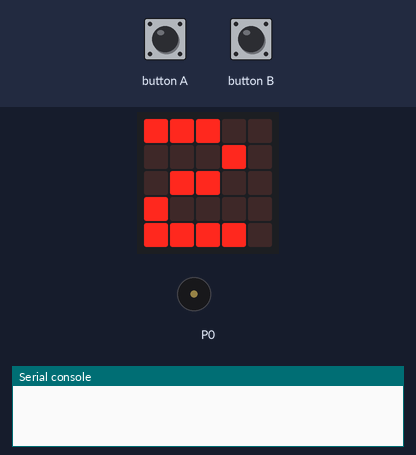
This program was run on a simulated BBC micro:bit (MakeCode). Shown: the board's 5×5 LED display, buzzer (waves = sounding), the last lines printed to the serial console. The inputs (shaded band) are chosen by the test bench. No radio messages arrive unless stated (any console line starting 'radio sent:' is added by the test bench); the 48×5 strip is a reading aid, not a part: it shows the text the display is scrolling, unrolled, one strip-width of it at a time.

Above: at 5.0 s.
5.1 s: button B pressed for 0.15 s
At 5.6 s:
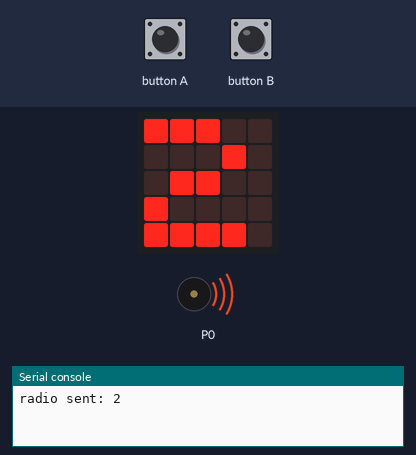
5.8 s: button B pressed for 0.15 s
At 14.7 s:
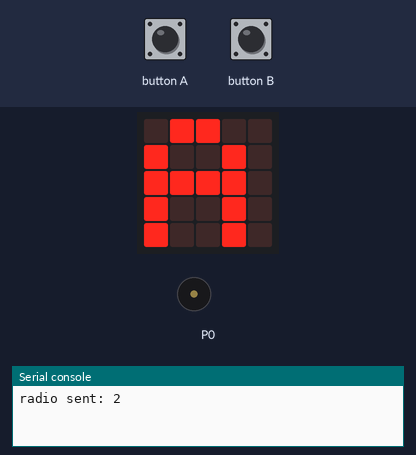
At 16.6 s:
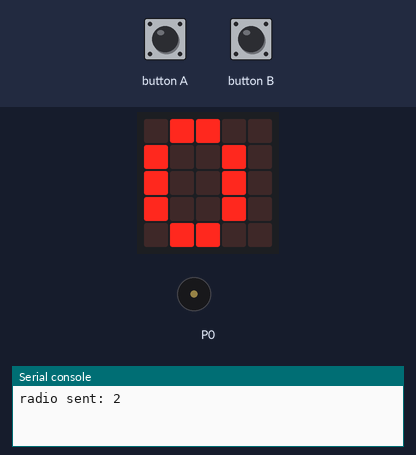
Timing chart, 0 to 18.1 s (numbered marks = the images above; inputs shaded):
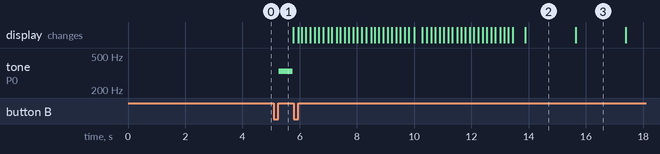

The program:

main.ts
```typescript
function votedate (rawvote: number) {
    a = 0
    a = rawvote - 10
    return a
}

function checkvoted (a:number){
    let b = 0
    /*for(let i= 0; i<votemenber.length;i++){
        if(votemenber[i]==a){
            b++
        }
    }
    if(b==0){
        votemenber.push(a)
        votelist[rastvote]++
    } */
    votelist[rastvote]++
}
input.onButtonPressed(Button.B, function () {
    if (cmode) {
        mode += 1
    }
    cmode = false
})
radio.onReceivedNumber(function (name) {
    if (mode == 1) {
        checkvoted(radio.receivedPacket(RadioPacketProperty.SerialNumber))
        rastvote = name-10
    }
})
let i = 0
let mode = 0
let cmode = false
let a = 0
let rastvote = 0
radio.setGroup(25)
a = 2
cmode = true
let votelist = [0,0,0,0,0]
let votenom = ["A","B","C","D","E"]

let votemenber = [0]
// 桁数の送信
while (mode == 0) {
    if (input.buttonIsPressed(Button.A)) {
        a += 1
    }
    if (a == 6) {
        a = 2
    }
    basic.showNumber(a)
}
mode = 1
radio.sendNumber(a)
music.playMelody("E", 120)
basic.clearScreen()
// 初期設定の完了
basic.forever(function () {
    cmode = true
    if (mode == 1) {
        basic.showString("Vnow")
    } else {
        basic.showString("END")
        cmode = false
        for(i=0;i<a;i++){
            basic.showString(votenom[i])
            basic.pause(1000)
            basic.showNumber(votelist[i])
            basic.pause(1000)
        }
    }
})
```

test.ts
```typescript
// テストはここに来ます。このパッケージが拡張機能として使用されるときにはコンパイルされません。
```

Measured:
- after the input at 5.1 s, tone on P0: silent → 330 Hz after 0.16 s, → silent 0.50 s later
- what the display in image 2 shows lasts 1.7 s, from 13.9 s to 15.6 s
